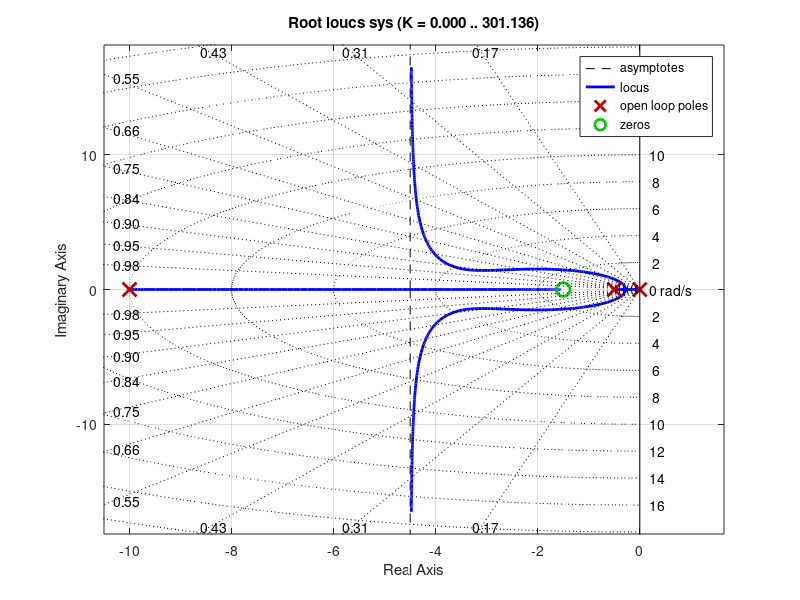

The MATLAB source for this figure: (Note: this script raises an error after producing the figure.)
sys = tf([1 1.5], [1 10.5 5 0])
rlocus(sys);
sgrid;
zeros = [-1.5];
poles = [0 -0.5 -10];
R = 3.431;
theta = 53.772;
disp("Sigma: ");
findSigma(zeros, poles)
disp("Theta: ");
findThetas(zeros,poles)
disp("Breaks: ");
findBreaks(zeros,poles)
[ang rcord] = returnAngleFromR(R, theta, zeros, poles)

% s = tf("s");
% t = (s+4)/((s)*(s+2)*(s+6));
% rlocus(t);

function sigma = findSigma(zeros, poles)
    sigma = (sum(poles) - sum(zeros))/(length(poles) - length(zeros));
end

function angles = findThetas(zeros, poles)
    difference = length(poles) - length(zeros);
    k = 0:difference - 1;
    angles = ((2*k + 1)*pi())/(difference);
    angles = rad2deg(angles);
end

function points = findBreaks(zeros, poles)
    syms sig 
    allp = 0;
    allz = 0;
    for p=poles
        allp = allp + 1/(sig - p);
    end
    for z=zeros
        allz = allz + 1/(sig - z);
    end
    points = solve(allp==allz, sig);
end

function [ang rect] = returnAngleFromR(r, theta, zeros, poles)
    theta = 180 - theta;
    theta = deg2rad(theta);
    rect = r*cos(theta) + 1i*r*sin(theta);
    ang = 0;
    for z=zeros
        ang = ang + angle(rect - z);
    end
    for p=poles
        ang = ang - angle(rect - p);
    end
    ang = rad2deg(ang);
end

